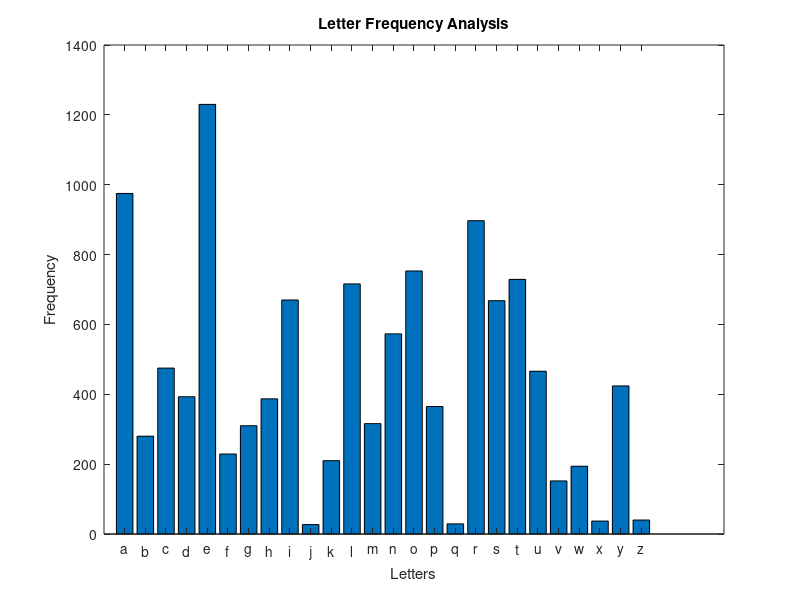
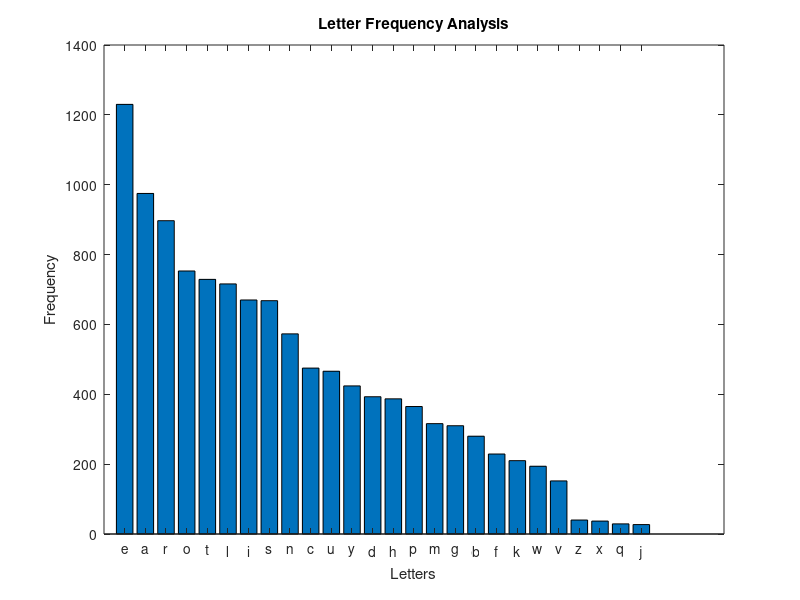
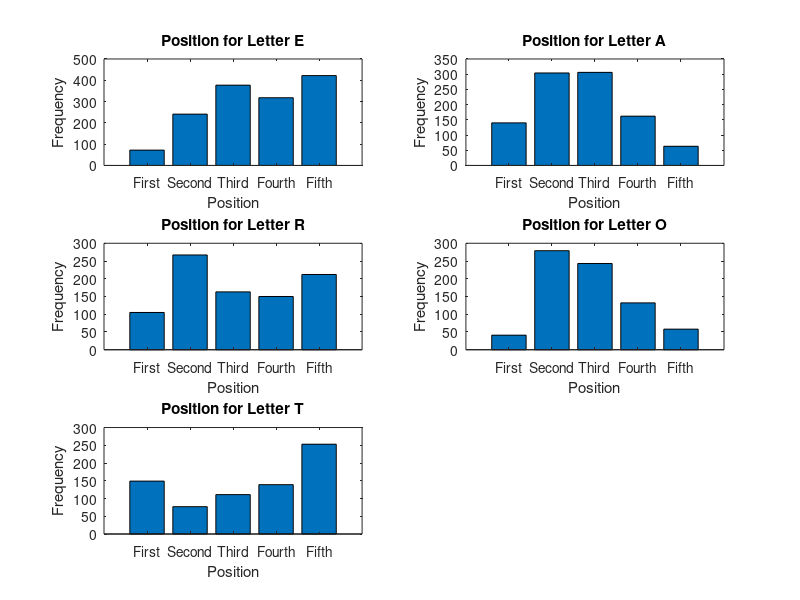

The MATLAB source for these figures, in order:
%% Letter Analysis 
close all;
letValues = 1:26;
letters = {'a', 'b', 'c', 'd', 'e', 'f', 'g', 'h', 'i', 'j', 'k', 'l' 'm', 'n', 'o', 'p', 'q', 'r', 's', 't', 'u', 'v', 'w', 'x', 'y', 'z'};
letFreq = [975 280 475 393 1230 229 310 387 670 27 210 716 316 573 753 365 29 897 668 729 466 152 194 37 424 40];
sortedFreq = sort(letFreq, 'descend');
sortedLet = {'e', 'a', 'r', 'o', 't', 'l', 'i', 's', 'n', 'c', 'u', 'y','d', 'h','p','m', 'g','b','f', 'k', 'w','v', 'z', 'x','q', 'j'};

figure();
bar(letValues, letFreq);
set(gca,'xtick',[1:26],'xticklabel',letters);
title('Letter Frequency Analysis');
xlabel('Letters');
ylabel('Frequency');
% this is using the offical nyt guessing list
figure();
bar(letValues, sortedFreq);
set(gca,'xtick',[1:26],'xticklabel',sortedLet);
title('Letter Frequency Analysis');
xlabel('Letters');
ylabel('Frequency');

%figure();
%bar(diag(letValues), 'stacked');

%% Position Analysis 
positions = 1:5;
positionNames = {'First', 'Second', 'Third', 'Fourth', 'Fifth'};
figure();
subplot(3,2,1);
% letter e
positionE = [72 241 377 318 422];
bar(positions, positionE);
title('Position for Letter E');
ylabel('Frequency');
xlabel('Position');
set(gca,'xtick',[1:5],'xticklabel',positionNames);


% letter a
subplot(3,2,2);
positionA = [140 304 306 162 63];
bar(positions, positionA);
title('Position for Letter A');
ylabel('Frequency');
xlabel('Position');
set(gca,'xtick',[1:5],'xticklabel',positionNames);

% letter r
positionR = [105 267 163 150 212];
subplot(3,2,3);
bar(positions, positionR);
title('Position for Letter R');
ylabel('Frequency');
xlabel('Position');
set(gca,'xtick',[1:5],'xticklabel',positionNames);

% letter o
subplot(3,2,4);
positionO = [41 279 243 132 58];
bar(positions, positionO);
title('Position for Letter O');
ylabel('Frequency');
xlabel('Position');
set(gca,'xtick',[1:5],'xticklabel',positionNames);

% letter t
subplot(3,2,5);
positionT = [149 77 111 139 253];
bar(positions, positionT);
title('Position for Letter T');
ylabel('Frequency');
xlabel('Position');
set(gca,'xtick',[1:5],'xticklabel',positionNames);





